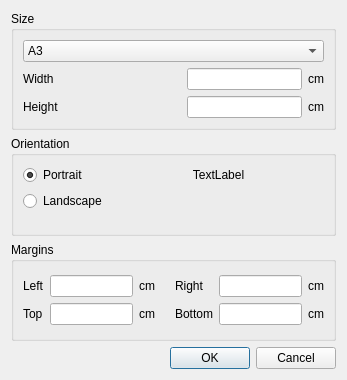
<?xml version="1.0" encoding="UTF-8"?>
<ui version="4.0">
 <class>PageSettingDlg</class>
 <widget class="QDialog" name="PageSettingDlg">
  <property name="geometry">
   <rect>
    <x>0</x>
    <y>0</y>
    <width>347</width>
    <height>380</height>
   </rect>
  </property>
  <property name="sizePolicy">
   <sizepolicy hsizetype="Preferred" vsizetype="Preferred">
    <horstretch>0</horstretch>
    <verstretch>0</verstretch>
   </sizepolicy>
  </property>
  <property name="minimumSize">
   <size>
    <width>347</width>
    <height>380</height>
   </size>
  </property>
  <property name="maximumSize">
   <size>
    <width>347</width>
    <height>380</height>
   </size>
  </property>
  <property name="windowTitle">
   <string>Page settings</string>
  </property>
  <property name="windowIcon">
   <iconset resource="images.qrc">
    <normaloff>:/new/prefix1/images/pageSetting.png</normaloff>:/new/prefix1/images/pageSetting.png</iconset>
  </property>
  <layout class="QVBoxLayout" name="verticalLayout_4">
   <item>
    <widget class="QGroupBox" name="groupBox_3">
     <property name="title">
      <string>Size</string>
     </property>
     <layout class="QVBoxLayout" name="verticalLayout_3">
      <item>
       <layout class="QGridLayout" name="gridLayout_2">
        <item row="0" column="0" colspan="4">
         <widget class="QComboBox" name="cbPageSize">
          <item>
           <property name="text">
            <string>A3</string>
           </property>
          </item>
          <item>
           <property name="text">
            <string>A4</string>
           </property>
          </item>
          <item>
           <property name="text">
            <string>A5</string>
           </property>
          </item>
          <item>
           <property name="text">
            <string>Letter</string>
           </property>
          </item>
         </widget>
        </item>
        <item row="1" column="0">
         <widget class="QLabel" name="label_10">
          <property name="text">
           <string>Width</string>
          </property>
         </widget>
        </item>
        <item row="1" column="2">
         <widget class="QLineEdit" name="edtWidth"/>
        </item>
        <item row="1" column="3">
         <widget class="QLabel" name="label_12">
          <property name="text">
           <string>cm</string>
          </property>
         </widget>
        </item>
        <item row="2" column="0">
         <widget class="QLabel" name="label_11">
          <property name="text">
           <string>Height</string>
          </property>
         </widget>
        </item>
        <item row="2" column="2">
         <widget class="QLineEdit" name="edtHeight"/>
        </item>
        <item row="2" column="3">
         <widget class="QLabel" name="label_13">
          <property name="text">
           <string>cm</string>
          </property>
         </widget>
        </item>
        <item row="1" column="1">
         <spacer name="horizontalSpacer_3">
          <property name="orientation">
           <enum>Qt::Horizontal</enum>
          </property>
          <property name="sizeHint" stdset="0">
           <size>
            <width>40</width>
            <height>20</height>
           </size>
          </property>
         </spacer>
        </item>
       </layout>
      </item>
     </layout>
    </widget>
   </item>
   <item>
    <widget class="QGroupBox" name="groupBox_2">
     <property name="title">
      <string>Orientation</string>
     </property>
     <layout class="QVBoxLayout" name="verticalLayout_2">
      <item>
       <layout class="QFormLayout" name="formLayout">
        <item row="0" column="0">
         <widget class="QRadioButton" name="rPortrait">
          <property name="text">
           <string>Portrait</string>
          </property>
          <property name="checked">
           <bool>true</bool>
          </property>
         </widget>
        </item>
        <item row="1" column="0">
         <widget class="QRadioButton" name="rLandscape">
          <property name="text">
           <string>Landscape</string>
          </property>
         </widget>
        </item>
        <item row="0" column="1">
         <widget class="QLabel" name="lblOrientation">
          <property name="text">
           <string notr="true">TextLabel</string>
          </property>
          <property name="alignment">
           <set>Qt::AlignCenter</set>
          </property>
         </widget>
        </item>
       </layout>
      </item>
     </layout>
    </widget>
   </item>
   <item>
    <widget class="QGroupBox" name="groupBox">
     <property name="title">
      <string>Margins</string>
     </property>
     <layout class="QVBoxLayout" name="verticalLayout">
      <item>
       <layout class="QGridLayout" name="gridLayout">
        <item row="0" column="0">
         <widget class="QLabel" name="label_5">
          <property name="text">
           <string>Left</string>
          </property>
         </widget>
        </item>
        <item row="0" column="1">
         <widget class="QLineEdit" name="edtLeft"/>
        </item>
        <item row="0" column="2">
         <widget class="QLabel" name="label">
          <property name="text">
           <string>cm</string>
          </property>
         </widget>
        </item>
        <item row="0" column="4">
         <widget class="QLabel" name="label_7">
          <property name="text">
           <string>Right</string>
          </property>
         </widget>
        </item>
        <item row="0" column="5">
         <widget class="QLineEdit" name="edtRight"/>
        </item>
        <item row="0" column="6">
         <widget class="QLabel" name="label_3">
          <property name="text">
           <string>cm</string>
          </property>
         </widget>
        </item>
        <item row="1" column="0">
         <widget class="QLabel" name="label_6">
          <property name="text">
           <string>Top</string>
          </property>
         </widget>
        </item>
        <item row="1" column="1">
         <widget class="QLineEdit" name="edtTop"/>
        </item>
        <item row="1" column="2">
         <widget class="QLabel" name="label_2">
          <property name="text">
           <string>cm</string>
          </property>
         </widget>
        </item>
        <item row="1" column="4">
         <widget class="QLabel" name="label_8">
          <property name="text">
           <string>Bottom</string>
          </property>
         </widget>
        </item>
        <item row="1" column="5">
         <widget class="QLineEdit" name="edtBottom"/>
        </item>
        <item row="1" column="6">
         <widget class="QLabel" name="label_4">
          <property name="text">
           <string>cm</string>
          </property>
         </widget>
        </item>
        <item row="0" column="3">
         <spacer name="horizontalSpacer_2">
          <property name="orientation">
           <enum>Qt::Horizontal</enum>
          </property>
          <property name="sizeHint" stdset="0">
           <size>
            <width>40</width>
            <height>20</height>
           </size>
          </property>
         </spacer>
        </item>
       </layout>
      </item>
     </layout>
    </widget>
   </item>
   <item>
    <layout class="QHBoxLayout" name="horizontalLayout">
     <item>
      <spacer name="horizontalSpacer">
       <property name="orientation">
        <enum>Qt::Horizontal</enum>
       </property>
       <property name="sizeHint" stdset="0">
        <size>
         <width>40</width>
         <height>20</height>
        </size>
       </property>
      </spacer>
     </item>
     <item>
      <widget class="QPushButton" name="btnOK">
       <property name="text">
        <string>OK</string>
       </property>
      </widget>
     </item>
     <item>
      <widget class="QPushButton" name="btnCancel">
       <property name="text">
        <string>Cancel</string>
       </property>
      </widget>
     </item>
    </layout>
   </item>
  </layout>
 </widget>
 <resources>
  <include location="images.qrc"/>
 </resources>
 <connections>
  <connection>
   <sender>btnOK</sender>
   <signal>clicked()</signal>
   <receiver>PageSettingDlg</receiver>
   <slot>accept()</slot>
   <hints>
    <hint type="sourcelabel">
     <x>388</x>
     <y>373</y>
    </hint>
    <hint type="destinationlabel">
     <x>266</x>
     <y>202</y>
    </hint>
   </hints>
  </connection>
  <connection>
   <sender>btnCancel</sender>
   <signal>clicked()</signal>
   <receiver>PageSettingDlg</receiver>
   <slot>reject()</slot>
   <hints>
    <hint type="sourcelabel">
     <x>471</x>
     <y>373</y>
    </hint>
    <hint type="destinationlabel">
     <x>266</x>
     <y>202</y>
    </hint>
   </hints>
  </connection>
 </connections>
</ui>
